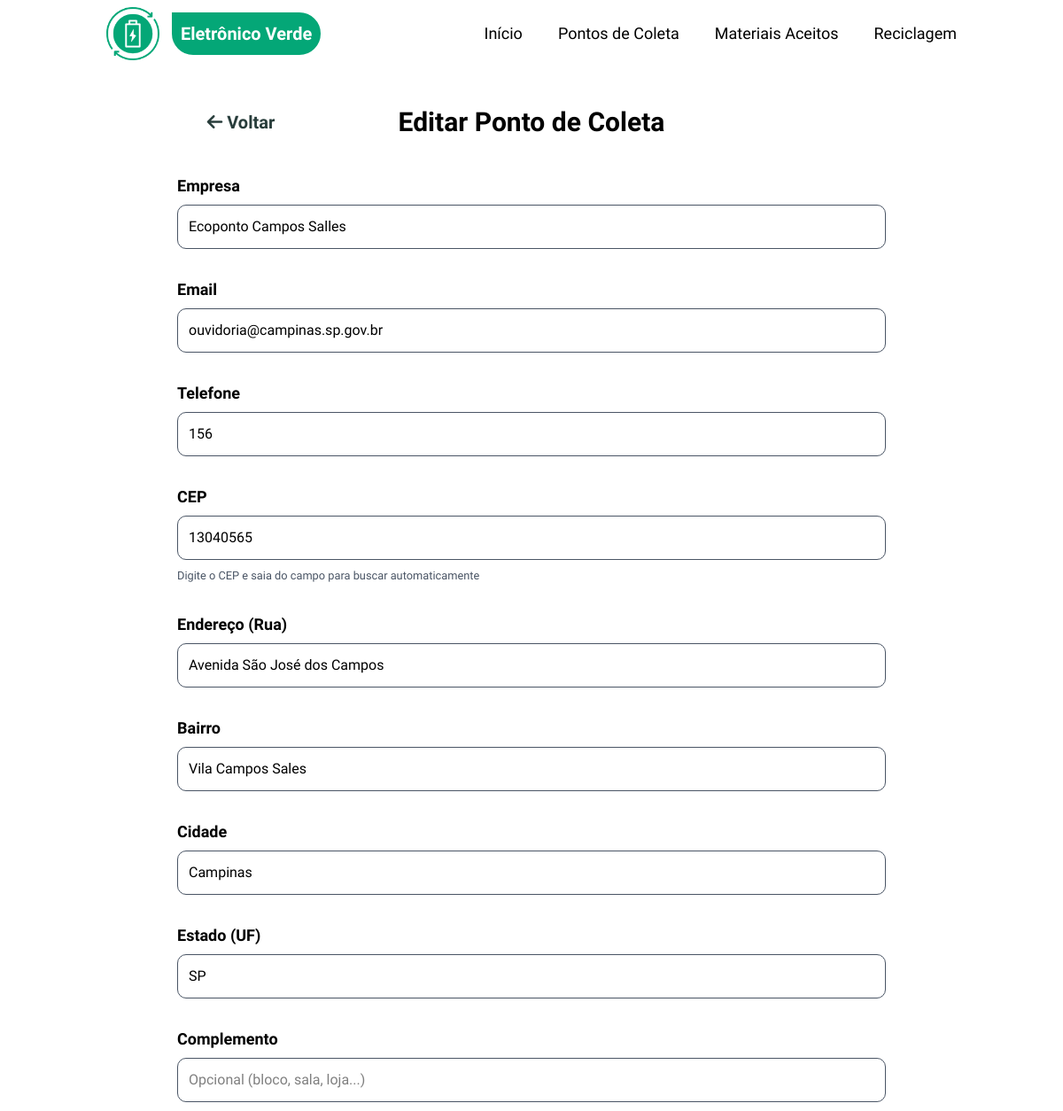
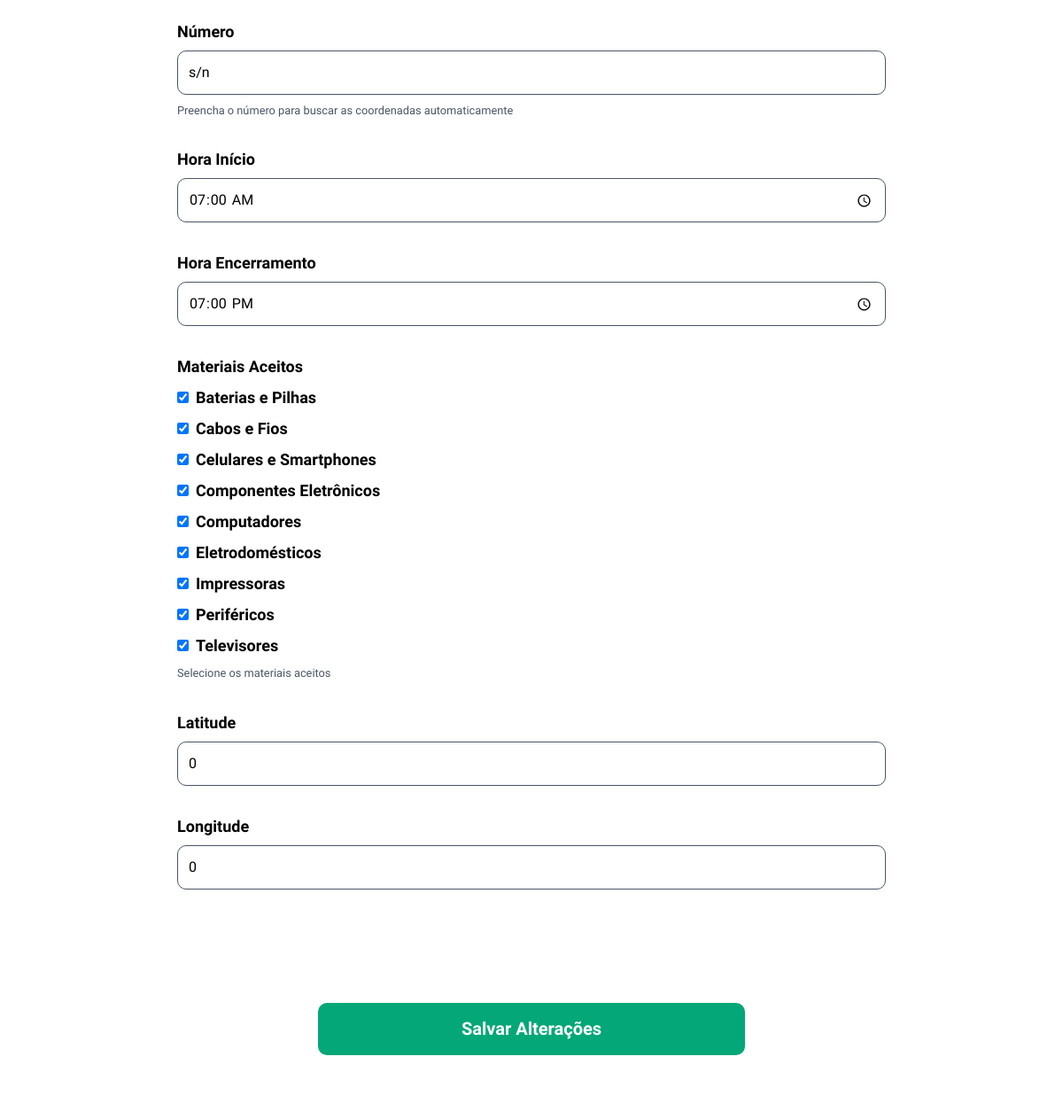
Page /editar-ponto?id=13 (signed in, upper part) on the earlier database version (2 pictures, top to bottom).
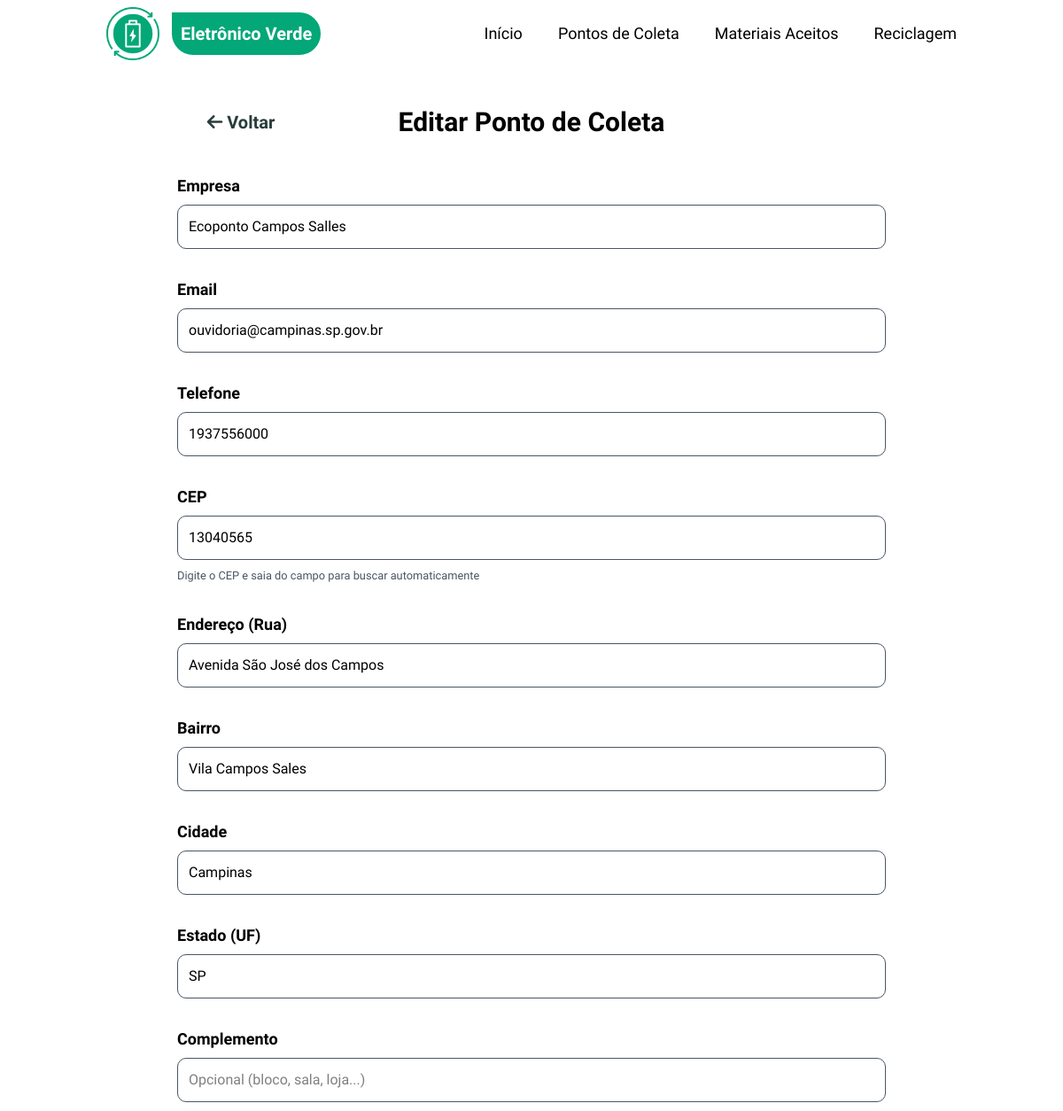
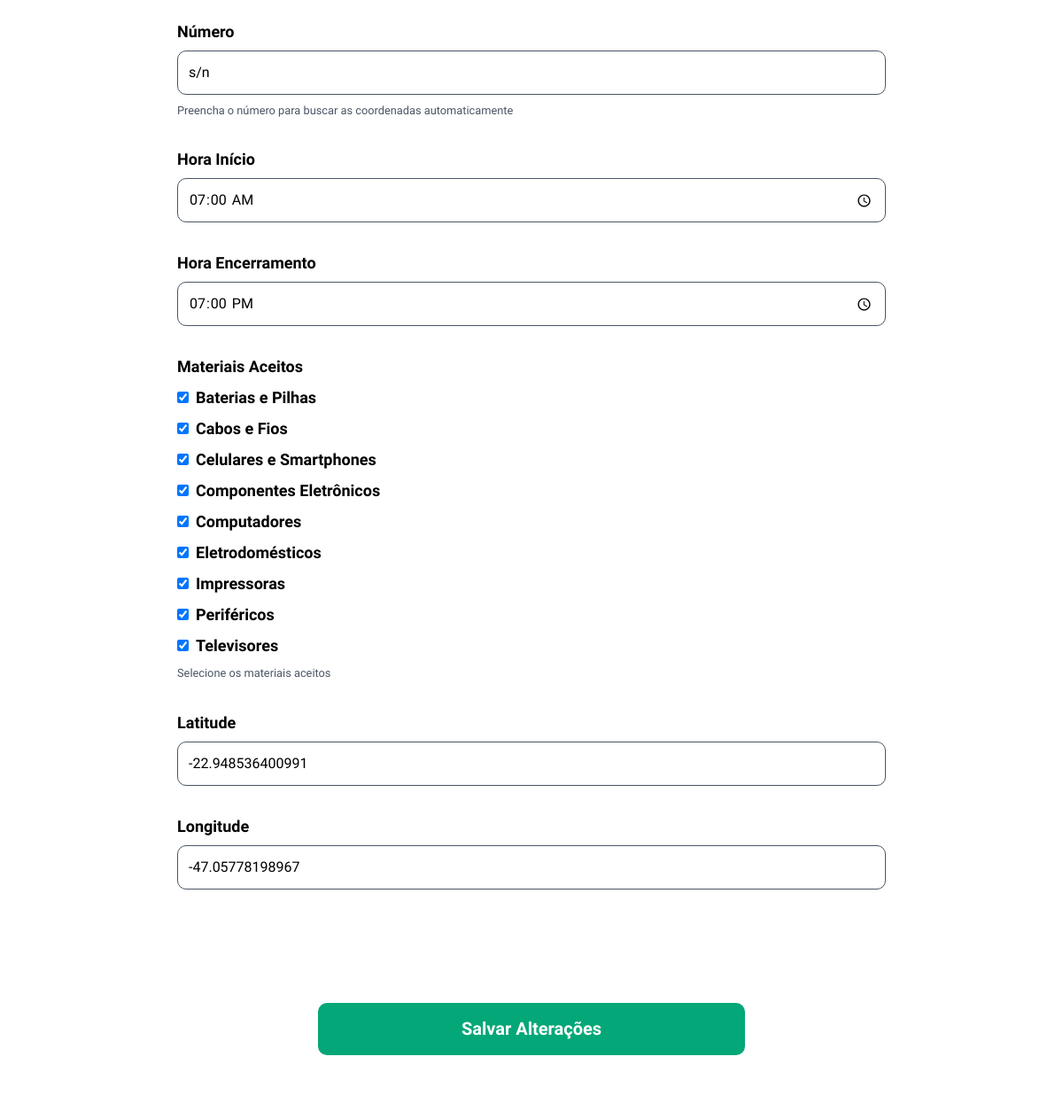
Same page on the later database version (2 pictures, top to bottom).
### tables this page shows
CREATE TABLE pontos_coleta (
    id INTEGER PRIMARY KEY AUTOINCREMENT,
    empresa VARCHAR(200) NOT NULL,
    endereco VARCHAR(255) NOT NULL,
    numero VARCHAR(20) NOT NULL,
    complemento VARCHAR(100),
    cep VARCHAR(10) NOT NULL,
    hora_inicio TIME NOT NULL,
    hora_encerrar TIME NOT NULL,
    telefone VARCHAR(20) NOT NULL,
    email VARCHAR(150) NOT NULL,
    latitude DECIMAL(10, 8),
    longitude DECIMAL(11, 8),
    ativo BOOLEAN DEFAULT 1,
    created_at DATETIME DEFAULT CURRENT_TIMESTAMP,
    updated_at DATETIME DEFAULT CURRENT_TIMESTAMP,
    cidade VARCHAR(100),
    estado VARCHAR(2),
    bairro VARCHAR(100)
);

### src/Presentation/Controllers/PontoColetaController.php (called while the page is built, shortened)
<?php
class PontoColetaController
{
    private EditarPontoColetaUseCase $editarUseCase;
    private SQLiteMaterialRepository $materialRepository;
    public function __construct()
    {
        $pontoColetaRepository = new SQLitePontoColetaRepository();
        $this->materialRepository = new SQLiteMaterialRepository();
        $this->editarUseCase = new EditarPontoColetaUseCase(
            $pontoColetaRepository,
            $this->materialRepository
        );
    }
    public function editar(): void
    {
        $id = (int) $_GET['id'];
        $resultado = $this->editarUseCase->buscarPorId($id);
        $pontoColeta = $resultado['dados'];
        $materiais = $this->materialRepository->listarTodos();
        require_once __DIR__ . '/../Views/pontos-coleta/editar.php';
    }
}

### index.php (called while the page is built, shortened)
<?php
require_once __DIR__ . '/config/autoload.php';
try {
    require_once __DIR__ . '/config/routes.php';
} catch (Exception $e) {
    http_response_code(500);
    echo "Desculpe, ocorreu um erro. Por favor, tente novamente mais tarde.";
    if (ini_get('display_errors')) {
        echo "<br><br><strong>Erro técnico:</strong> " . htmlspecialchars($e->getMessage());
    }
    exit;
}

### config/autoload.php (called while the page is built, shortened)
<?php
spl_autoload_register(function ($class) {
    $class = str_replace('EletronicoVerde\\', '', $class);
    $class = str_replace('\\', DIRECTORY_SEPARATOR, $class);
    $baseDir = dirname(__DIR__) . DIRECTORY_SEPARATOR . 'src' . DIRECTORY_SEPARATOR;
    $file = $baseDir . $class . '.php';
});

### src/Infrastructure/Database/SQLiteConnection.php (called while the page is built, shortened)
<?php
class SQLiteConnection
{
    private static ?PDO $instance = null;
    private function __construct()
    {
        try {
            $dbDir = DATABASE_PATH;
            $dbPath = $dbDir . '/eletronicoverde.db';
            self::$instance = new PDO('sqlite:' . $dbPath);
            self::$instance->setAttribute(PDO::ATTR_ERRMODE, PDO::ERRMODE_EXCEPTION);
            self::$instance->exec('PRAGMA foreign_keys = ON');
        } catch (PDOException $e) {
            Logger::error('Erro na conexão SQLite: ' . $e->getMessage());
            die('Erro na conexão com banco de dados. Verifique os logs.');
        }
    }
    public static function getInstance(): PDO
    {
        return self::$instance;
    }
}

### src/Application/UseCases/PontoColeta/EditarPontoColetaUseCase.php (called while the page is built, shortened)
<?php
class EditarPontoColetaUseCase
{
    private PontoColetaRepositoryInterface $pontoColetaRepository;
    public function __construct(
        PontoColetaRepositoryInterface $pontoColetaRepository,
        MaterialRepositoryInterface $materialRepository
    ) {
        $this->pontoColetaRepository = $pontoColetaRepository;
    }
    public function buscarPorId(int $id): array
    {
        try {
            $pontoColeta = $this->pontoColetaRepository->buscarPorId($id);
            return [
                'sucesso' => true,
                'dados' => $pontoColeta->toArray()
            ];
        } catch (\Exception $e) {
            error_log("Erro ao buscar ponto de coleta: " . $e->getMessage());
            return [
                'sucesso' => false,
                'mensagem' => 'Erro ao buscar ponto de coleta.'
            ];
        }
    }
}
?>

### src/Infrastructure/Repositories/SQLitePontoColetaRepository.php (called while the page is built, shortened)
<?php
class SQLitePontoColetaRepository implements PontoColetaRepositoryInterface
{
    private PDO $db;
    public function __construct()
    {
        $this->db = SQLiteConnection::getInstance();
    }
    public function buscarPorId(int $id): ?PontoColeta
    {
        try {
            $sql = "SELECT * FROM pontos_coleta WHERE id = :id";
            $stmt = $this->db->prepare($sql);
            $stmt->execute([':id' => $id]);
            $dados = $stmt->fetch();
            $pontoColeta = $this->converterParaEntidade($dados);
            $materiais = $this->buscarMateriaisPorPontoColeta($id);
            foreach ($materiais as $material) {
                $pontoColeta->adicionarMaterial($material);
            }
            return $pontoColeta;
        } catch (\PDOException $e) {
            logger::error("Erro ao buscar ponto de coleta: " . $e->getMessage());
            return null;
        }
    }
    private function buscarMateriaisPorPontoColeta(int $pontoColetaId): array
    {
        $sql = "SELECT m.* FROM materiais m
                INNER JOIN ponto_coleta_materiais pcm ON m.id = pcm.material_id
                WHERE pcm.ponto_coleta_id = :ponto_coleta_id";
        $stmt = $this->db->prepare($sql);
        $stmt->execute([':ponto_coleta_id' => $pontoColetaId]);
        $resultados = $stmt->fetchAll();
        $materiais = [];
        foreach ($resultados as $dados) {
            $material = new Material(
                $dados['nome'],
                $dados['descricao'],
                $dados['icone'],
                $dados['id']
            );
            $material->setCreatedAt($dados['created_at']);
            $material->setUpdatedAt($dados['updated_at']);
            $materiais[] = $material;
        }
        return $materiais;
    }
    private function converterParaEntidade(array $dados): PontoColeta
    {
        $pontoColeta = new PontoColeta(
            $dados['empresa'],
            $dados['endereco'],
            $dados['numero'],
            $dados['cep'],
            $dados['hora_inicio'],
            $dados['hora_encerrar'],
            $dados['telefone'],
            $dados['email'],
            $dados['complemento'],
            $dados['latitude'],
            $dados['longitude'],
            $dados['cidade'] ?? null,
            $dados['estado'] ?? null,
            $dados['bairro'] ?? null,
            (bool) $dados['ativo'],
            $dados['id']
        );
        $pontoColeta->setCreatedAt($dados['created_at']);
        $pontoColeta->setUpdatedAt($dados['updated_at']);
        return $pontoColeta;
    }
}

### src/Domain/Entities/PontoColeta.php (called while the page is built, shortened)
<?php
class PontoColeta
{
    public function __construct(
        string $empresa,
        string $endereco,
        string $numero,
        string $cep,
        string $horaInicio,
        string $horaEncerrar,
        string $telefone,
        string $email,
        ?string $complemento = null,
        ?float $latitude = null,
        ?float $longitude = null,
        ?string $cidade = null,
        ?string $estado = null,
        ?string $bairro = null,
        bool $ativo = true,
        ?int $id = null
    ) {
        $this->empresa = $empresa;
        $this->endereco = $endereco;
        $this->numero = $numero;
        $this->cep = $this->sanitizeCep($cep);
        $this->horaInicio = $horaInicio;
        $this->horaEncerrar = $horaEncerrar;
        $this->telefone = $this->sanitizeTelefone($telefone);
        $this->email = $email;
        $this->complemento = $complemento;
        $this->latitude = $latitude;
        $this->longitude = $longitude;
        $this->cidade = $cidade;
        $this->estado = $estado;
        $this->bairro = $bairro;
        $this->ativo = $ativo;
        $this->id = $id;
    }
    public function temMaterial(int $materialId): bool
    {
        return false;
    }
    private function sanitizeCep(string $cep): string
    {
        return preg_replace('/[^0-9]/', '', $cep);
    }
    private function sanitizeTelefone(string $telefone): string
    {
        return preg_replace('/[^0-9]/', '', $telefone);
    }
}

### src/Domain/Entities/Material.php (called while the page is built, shortened)
<?php
class Material
{
    private ?int $id;
    private string $nome;
    public function __construct(
        string $nome,
        ?string $descricao = null,
        ?string $icone = null,
        ?int $id = null
    ) {
        $this->nome = $nome;
        $this->descricao = $descricao;
        $this->icone = $icone;
        $this->id = $id;
    }
    public function getId(): ?int { return $this->id; }
    public function getNome(): string { return $this->nome; }
}

### src/Infrastructure/Repositories/SQLiteMaterialRepository.php (called while the page is built, shortened)
<?php
class SQLiteMaterialRepository implements MaterialRepositoryInterface
{
    private PDO $db;
    public function __construct()
    {
        $this->db = SQLiteConnection::getInstance();
    }
    public function listarTodos(): array
    {
        try {
            $sql = "SELECT * FROM materiais ORDER BY nome ASC";
            $stmt = $this->db->query($sql);
            $resultados = $stmt->fetchAll();
            $materiais = [];
            foreach ($resultados as $dados) {
                $materiais[] = $this->converterParaEntidade($dados);
            }
            return $materiais;
        } catch (\PDOException $e) {
            logger::error("Erro ao listar materiais: " . $e->getMessage());
            return [];
        }
    }
    private function converterParaEntidade(array $dados): Material
    {
        $material = new Material(
            $dados['nome'],
            $dados['descricao'],
            $dados['icone'],
            $dados['id']
        );
        $material->setCreatedAt($dados['created_at']);
        $material->setUpdatedAt($dados['updated_at']);
        return $material;
    }
}

### src/Presentation/Views/pontos-coleta/editar.php (the view, shortened to what the changed rows need)
<?php
require_once __DIR__ . '/../layouts/header.php';
?>
<main class="relative z-2 bg-white rounded-b-[30px]">
    <div class="container mx-auto pt-30 pb-30 p-5">
        <div class="w-full flex flex-col md:flex-row items-center justify-between pb-10 flex-wrap">
            <div class="w-1/3 flex justify-center mb-20 md:mb-0">
                <a href="/eletronicoverde/acesso-restrito" class="relative transition-all duration-150 text-third font-bold p-1 text-xl hover:text-primary
                before:absolute before:h-px before:w-0 hover:before:w-full before:bg-primary before:bottom-0 before:left-0 before:transition-all before:duration-150">
                <i class="fa-solid fa-arrow-left"></i> Voltar
                </a>
            </div>
            <div class="w-full md:w-1/3 text-center">
                <h1 class="text-2xl md:text-3xl font-bold">Editar Ponto de Coleta</h1>
            </div>
        </div>
        <form method="post" action="/eletronicoverde/ponto-coleta/atualizar" id="form1" onsubmit="return validarFormulario()">
            <div>
                <label for="empresa">Empresa</label>
                <input type="text" id="empresa" name="txtempresa"
                       value="<?= htmlspecialchars($pontoColeta['empresa']) ?>"
                       placeholder="Nome da empresa"
                       required>
            </div>
            <div>
                <label for="email">Email</label>
                <input type="email" id="email" name="txtemail"
                       value="<?= htmlspecialchars($pontoColeta['email']) ?>"
                       placeholder="contato@empresa.com"
                       required>
            </div>
            <div>
                <label for="telefone">Telefone</label>
                <input type="text" id="telefone" name="txttelefone"
                       value="<?= htmlspecialchars($pontoColeta['telefone']) ?>"
                       maxlength="15"
                       placeholder="(00) 00000-0000"
                       required>
            </div>
            <div>
                <label for="cep">CEP</label>
                <input type="text" id="cep" name="txtcep"
                       value="<?= htmlspecialchars($pontoColeta['cep']) ?>"
                       maxlength="9"
                       placeholder="00000-000"
                       required>
                <small class="text-gray-600">Digite o CEP e saia do campo para buscar automaticamente</small>
            </div>
            <div>
                <label for="endereco">Endereço (Rua)</label>
                <input type="text" id="endereco" name="txtendereco"
                       value="<?= htmlspecialchars($pontoColeta['endereco']) ?>"
                       placeholder="Avenida Exemplo"
                       required>
            </div>
            <div>
                <label for="bairro">Bairro</label>
                <input type="text" id="bairro" name="txtbairro"
                       value="<?= htmlspecialchars($pontoColeta['bairro'] ?? '') ?>"
                       placeholder="Centro"
                       required>
            </div>
            <div>
                <label for="cidade">Cidade</label>
                <input type="text" id="cidade" name="txtcidade"
                       value="<?= htmlspecialchars($pontoColeta['cidade'] ?? '') ?>"
                       placeholder="São Paulo"
                       required>
            </div>
            <div>
                <label for="estado">Estado (UF)</label>
                <input type="text" id="estado" name="txtestado"
                       value="<?= htmlspecialchars($pontoColeta['estado'] ?? '') ?>"
                       maxlength="2" placeholder="SP"
                       required>
            </div>
            <div>
                <label for="complemento">Complemento</label>
                <input type="text" id="complemento" name="txtcomplemento"
                       value="<?= htmlspecialchars($pontoColeta['complemento'] ?? '') ?>"
                       placeholder="Opcional (bloco, sala, loja...)">
            </div>
            <div>
                <label for="numero">Número</label>
                <input type="text" id="numero" name="txtnumero"
                       value="<?= htmlspecialchars($pontoColeta['numero']) ?>"
                       placeholder="123"
                       required>
                <small class="text-gray-600">Preencha o número para buscar as coordenadas automaticamente</small>
            </div>
            <div>
                <label for="hora_inicio">Hora Início</label>
                <input type="time" id="hora_inicio" name="txthora_inicio"
                       value="<?= htmlspecialchars($pontoColeta['hora_inicio']) ?>"
                       required>
            </div>
            <div>
                <label for="hora_encerrar">Hora Encerramento</label>
                <input type="time" id="hora_encerrar" name="txthora_encerrar"
                       value="<?= htmlspecialchars($pontoColeta['hora_encerrar']) ?>"
                       required>
            </div>
            <div>
    <label for="materiais">Materiais Aceitos</label>
    <div id="materiais" class="">
        <?php
        $materiaisSelecionados = array_column($pontoColeta['materiais'] ?? [], 'id');
        foreach ($materiais as $material):
            $checked = in_array($material->getId(), $materiaisSelecionados) ? 'checked' : '';
        ?>
            <label class="flex items-center gap-2">
                <input
                    type="checkbox"
                    name="materiais_ids[]"
                    value="<?= $material->getId() ?>"
                    <?= $checked ?>
                >
                <?= htmlspecialchars($material->getNome()) ?>
            </label>
        <?php endforeach; ?>
    </div>
    <small class="text-gray-600">Selecione os materiais aceitos</small>
</div>
            <div>
                <label for="latitude">Latitude</label>
                <input id="latitude" name="latitude" value="<?= htmlspecialchars($pontoColeta['latitude'] ?? '') ?>">
            </div>
            <div>
                <label for="longitude">Longitude</label>
                <input id="longitude" name="longitude" value="<?= htmlspecialchars($pontoColeta['longitude'] ?? '') ?>">
            </div>
            <div id="geoStatus" class="hidden geo-status"></div>
            <input type="submit" class="btn_cad" value="Salvar Alterações">
        </form>
    </div>
</main>
<?php require_once __DIR__ . '/../layouts/footer.php'; ?>

Differences in the rows shown:
changed pontos_coleta "Ecoponto Campos Salles": txttelefone "156" → "1937556000"; latitude "0" → "-22.948536400991"; longitude "0" → "-47.05778198967"
